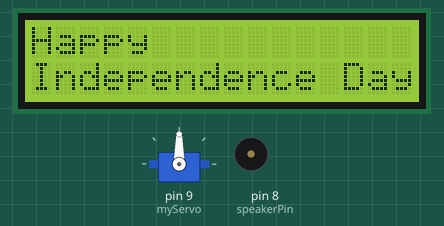
Simulated run of this sketch. Board: Arduino Uno, built with avr-gcc and run on an emulated ATmega328P. On the bench: 16×2 character LCD, servo, buzzer (waves = sounding). At 53.2 s the program stops and its outputs stay as they are.

Above: at 0.1 s.
At 26.84 s:
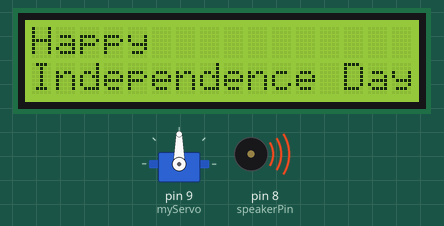
At 52.8 s:
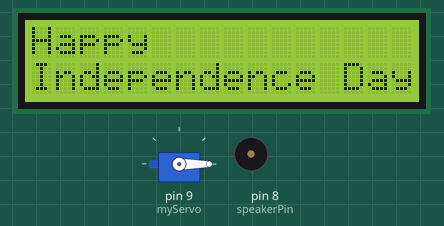
Timing chart, 0 to 54.3 s (numbered marks = the images above):
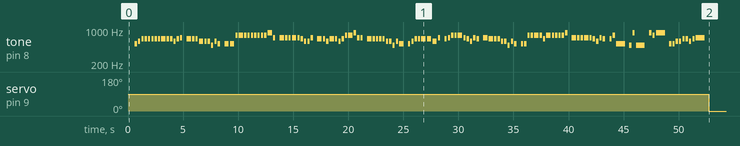

Measured:
- by itself, servo on pin 9 (myServo): 90° → 0° at 52.7 s
- by itself, tone on pin 8 (speakerPin): plays 521 Hz for 0.20 s, 585 Hz for 0.20 s, 657 Hz for 0.20 s, 657 Hz for 0.20 s, 657 Hz for 0.20 s, 657 Hz for 0.20 s … (134 notes in this stretch)

The sketch:

aug15th_project.ino
```cpp
#include <Wire.h>
#include <LiquidCrystal_I2C.h>
#include <Servo.h> // Include the Servo library

// Set the LCD address to 0x27 for a 16x2 display
LiquidCrystal_I2C lcd(0x27, 16, 2);

// Create a Servo object
Servo myServo;

int speakerPin = 8; // Buzzer is connected to Pin 8 of the board.
int length = 149; // the number of notes
char notes[] = "cdeeeeeeeeedef eeedddbdc ccgggggggggaf fffffeddf eedeedeggaff eeeeeddbdc cdeeeedf efgggfedfe feeeddbdc ccggggeggggga fffffedfe egc bab aga ccddeedef "; // a space represents a rest
//char notes[] = "ccddeeeeeeedef eeedddb-dc cggggggggf#ag fffeeedfe eeeeedgggff eeedddb-dc cdeeeedef efgggfedfe eedddb-dc ggggggggggf#ag fffeeedfe egc+ bab aga ccddeedef "; // a space represents a rest
int beats[] = { 1, 1, 1, 1, 1, 1, 1, 1, 2, 1, 1, 1, 1, 1, 1,
                2, 1, 1, 2, 1, 1, 1, 1, 1, 1,
                2, 2, 1, 2, 1, 1, 1, 1, 1, 1, 1, 2, 1, 1,
                2, 1, 1, 2, 1, 1, 1, 1, 1, 1,
                2, 1, 1, 2, 1, 1, 1, 1, 2, 1, 1, 1, 1,
                2, 1, 1, 1, 1, 1, 1, 1, 1, 2, 1,
                1, 1, 1, 1, 2, 2, 2, 1, 1,
                1, 1, 1, 1, 2, 1, 1, 1, 1, 1, 1,
                2, 2, 1, 1, 1, 1, 1, 1, 1, 1,
                1, 1, 1, 1, 2, 1, 1, 2, 1, 1, 1, 1, 1, 1,
                2, 1, 1, 2, 1, 1, 1, 1, 1, 1,
                1, 1, 4, 1, 1, 1, 4, 1, 1, 1, 4, 1,
                1, 1, 1, 1, 1, 1, 1, 1, 4, 1 };

int tempo = 200; //set tempo

// Flag to check if actions have been performed
bool performed = false;

void playTone(int tone, int duration) {
  for (long i = 0; i < duration * 1000L; i += tone * 2) {
    digitalWrite(speakerPin, HIGH);
    delayMicroseconds(tone);
    digitalWrite(speakerPin, LOW);
    delayMicroseconds(tone);
  }
}

void playNote(char note, int duration) {
  char names[] = { 'c', 'd', 'e', 'f', 'g', 'a', 'b', 'C' };
  int tones[] = { 956, 851, 758, 716, 638, 568, 1014, 478 };

  for (int i = 0; i < 8; i++) {
    if (names[i] == note) {
      playTone(tones[i], duration);
    }
  }
}

void setup() {
  // Initialize the speaker pin
  pinMode(speakerPin, OUTPUT);

  // Initialize the LCD
  lcd.init();
  lcd.backlight();
  lcd.setCursor(0, 0);
  lcd.print("Happy");
  lcd.setCursor(0, 1);
  lcd.print("Independence Day");

  // Initialize the servo
  myServo.attach(9); // Attach the servo to pin 9
}

void loop() {
  if (!performed) {
    // Move servo to 90 degrees
    myServo.write(90);
    delay(500); // Brief delay to ensure servo reaches 90 degrees

    // Play the melody
    for (int i = 0; i < length; i++) { // For the length of the tune array
      if (notes[i] == ' ') { // Take space as rest
        delay(beats[i] * tempo); // Rest
      } else {
        playNote(notes[i], beats[i] * tempo); // Play the corresponding note for the corresponding beat
      }

      // Pause between notes
      delay(tempo / 2);
    }

    // Move servo to 0 degrees
    myServo.write(0);
    delay(500); // Brief delay to ensure servo reaches 0 degrees

    // Turn off the buzzer (if needed, you could disable the speaker pin)
    digitalWrite(speakerPin, LOW);

    // Set the flag to true to stop further actions
    performed = true;

    // Optional: Infinite loop to halt further code execution
    while (true) {
      // Do nothing, or add any additional actions here if needed
    }
  }
}
```
